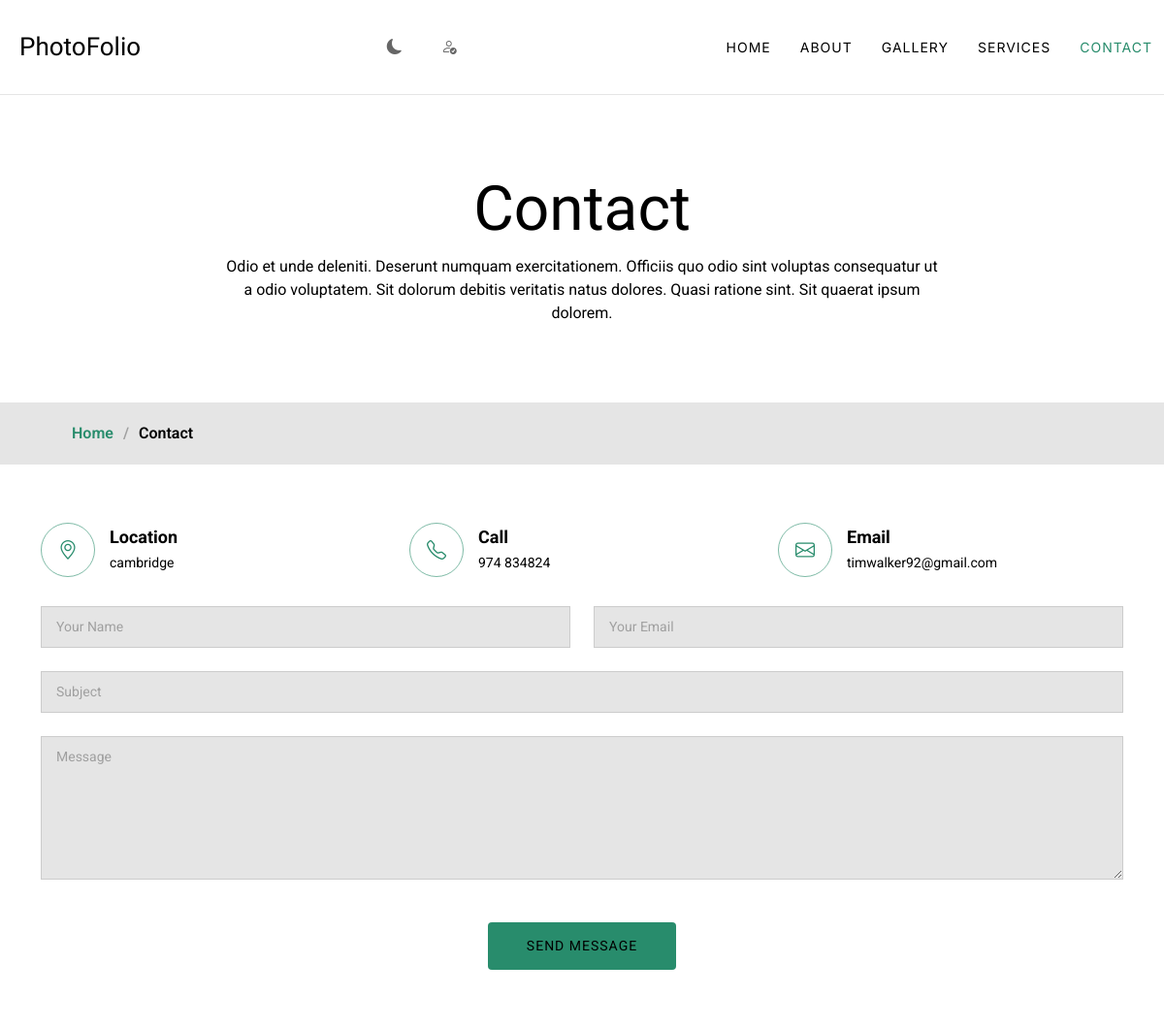
Page /contact/ on the committed database.
### adminapp/models.py (models this page shows, shortened)
class UserDetails(models.Model):
        name = models.CharField(max_length=100)
        email = models.EmailField(max_length=100)
        phone = models.CharField(max_length=15)
        birthday = models.DateField()
        website = models.URLField()
        city = models.CharField(max_length=100)
        age = models.IntegerField()
        degree = models.CharField(max_length=100)
        freelance = models.CharField(max_length=20, choices=[('Available', 'Available'), ('Not Available', 'Not Available')])
        picture = models.ImageField(upload_to='profile_picture')
        heading1 = models.CharField(max_length=70)
        heading2 = models.CharField(max_length=150)
        description = models.CharField(max_length=500)

### viewerapp/views.py (the view, shortened to what this page needs)
# urls.py: path('contact/', views.contact, name='contact'),
def contact(request):
    userdetail = UserDetails.objects.first()
    return render(request, 'viewerapp/contact.html', {'userdetail': userdetail})

### templates/viewerapp/contact.html (shortened to what this page needs)
{% extends 'viewerapp/index.html' %}
{% load static %}
{% block content %}
<div class="page-title" data-aos="fade">
  <div class="heading">
    <div class="container">
      <div class="row d-flex justify-content-center text-center">
        <div class="col-lg-8">
          <h1>Contact</h1>
          <p class="mb-0">Odio et unde deleniti. Deserunt numquam exercitationem. Officiis quo odio sint voluptas consequatur ut a odio voluptatem. Sit dolorum debitis veritatis natus dolores. Quasi ratione sint. Sit quaerat ipsum dolorem.</p>
        </div>
      </div>
    </div>
  </div>
  <nav class="breadcrumbs">
    <div class="container">
      <ol>
        <li><a href="{% url 'index' %}">Home</a></li>
        <li class="current">Contact</li>
      </ol>
    </div>
  </nav>
</div>
<section id="contact" class="contact section">
  <div class="container" data-aos="fade-up" data-aos-delay="100">
    <div class="info-wrap" data-aos="fade-up" data-aos-delay="200">
      <div class="row gy-5">
        <div class="col-lg-4">
          <div class="info-item d-flex align-items-center">
            <i class="bi bi-geo-alt flex-shrink-0"></i>
            <div>
              <h3>Location</h3>
              <p>{{ userdetail.city }}</p>
            </div>
          </div>
        </div>
        <div class="col-lg-4">
          <div class="info-item d-flex align-items-center">
            <i class="bi bi-telephone flex-shrink-0"></i>
            <div>
              <h3>Call</h3>
              <p>{{ userdetail.phone }}</p>
            </div>
          </div>
        </div>
        <div class="col-lg-4">
          <div class="info-item d-flex align-items-center">
            <i class="bi bi-envelope flex-shrink-0"></i>
            <div>
              <h3>Email</h3>
              <p>{{ userdetail.email }}</p>
            </div>
          </div>
        </div>
      </div>
    </div>
    <form action="{% url 'contact' %}" method="post" class="php-email-form" data-aos="fade-up" data-aos-delay="300">
        <div class="row gy-4">
        <div class="col-md-6">
          <input type="text" name="name" class="form-control" placeholder="Your Name" required >
        </div>
        <div class="col-md-6">
          <input type="email" class="form-control" name="email" placeholder="Your Email" required>
        </div>
        <div class="col-md-12">
          <input type="text" class="form-control" name="subject" placeholder="Subject" required >
        </div>
        <div class="col-md-12">
          <textarea class="form-control" name="message" rows="6" placeholder="Message" required ></textarea>
        </div>
        <div class="col-md-12 text-center">
          <button type="submit">Send Message</button>
        </div>
      </div>
    </form>
  </div>
{% endblock %}

### static/assets/css/main.css (style rules this page uses)
:root { --default-font: "Roboto", system-ui, -apple-system, "Segoe UI", Roboto, "Helvetica Neue", Arial, "Noto Sans", "Liberation Sans", sans-serif, "Apple Color Emoji", "Segoe UI Emoji", "Segoe UI Symbol", "Noto Color Emoji"; --heading-font: "Cardo", sans-serif; --nav-font: "Inter", sans-serif; }
:root { --nav-color: rgba(255, 255, 255, 0.5); --nav-hover-color: var(--accent-color); --nav-dropdown-background-color: #161718; --nav-dropdown-color: rgba(255, 255, 255, 0.5); --nav-dropdown-hover-color: #ffffff; }
:root { scroll-behavior: smooth; }
body { color: var(--default-color); background-color: var(--background-color); font-family: var(--default-font); }
a { color: var(--accent-color); text-decoration: none; transition: 0.3s; }
h1, h2, h3, h4, h5, h6 { color: var(--heading-color); font-family: var(--heading-font); }
.page-title { color: var(--default-color); background-color: var(--background-color); position: relative; }
.page-title .heading { padding: 80px 0; border-top: 1px solid color-mix(in srgb, var(--default-color), transparent 90%); }
.page-title .heading h1 { font-size: 64px; font-weight: 400; }
.page-title nav { background-color: color-mix(in srgb, var(--default-color), transparent 90%); padding: 20px 0; }
.page-title nav ol { display: flex; flex-wrap: wrap; list-style: none; margin: 0; font-size: 16px; font-weight: 600; }
.page-title nav ol li+li { padding-left: 10px; }
.page-title nav ol li+li::before { content: "/"; display: inline-block; padding-right: 10px; color: color-mix(in srgb, var(--default-color), transparent 70%); }
section, .section { color: var(--default-color); background-color: var(--background-color); padding: 60px 0; scroll-margin-top: 100px; overflow: clip; }
.contact .info-wrap { margin-bottom: 30px; }
.contact .info-item i { font-size: 20px; color: var(--accent-color); width: 56px; height: 56px; display: flex; justify-content: center; align-items: center; transition: all 0.3s ease-in-out; border-radius: 50%; border: 1px solid color-mix(in srgb, var(--accent-color), transparent 40%); margin-right: 15px; }
.contact .info-item h3 { font-size: 18px; font-weight: 700; margin: 0 0 5px 0; font-family: var(--default-font); }
.contact .info-item p { padding: 0; margin-bottom: 0; font-size: 14px; }
.contact .php-email-form input[type=text], .contact .php-email-form input[type=email], .contact .php-email-form textarea { font-size: 14px; padding: 10px 15px; box-shadow: none; border-radius: 0; color: var(--default-color); background-color: color-mix(in srgb, var(--default-color), transparent 90%); border-color: color-mix(in srgb, var(--default-color), transparent 80%); }
.contact .php-email-form input[type=text]::placeholder, .contact .php-email-form input[type=email]::placeholder, .contact .php-email-form textarea::placeholder { color: color-mix(in srgb, var(--default-color), transparent 70%); }
.contact .php-email-form button[type=submit] { color: var(--default-color); background: var(--accent-color); font-weight: 400; font-size: 14px; display: inline-block; margin-top: 20px; padding: 14px 40px; border: 0; border-radius: 4px; transition: 0.5s; text-transform: uppercase; letter-spacing: 1px; }

### rows in the picture
UserDetails: city "cambridge", phone "974 834824", email "timwalker92@gmail.com"
